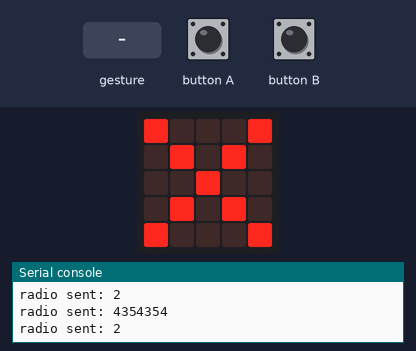
Recording of a program running on a simulated BBC micro:bit (MakeCode). On the bench: the board's 5×5 LED display, the last lines printed to the serial console. The test bench sets the inputs (shaded band). No radio messages arrive unless stated (any console line starting 'radio sent:' is added by the test bench); a tilt is held for 1.5 s and a shake lasts 1 s, then the board lies face up again.

Above: at 1.6 s.
1.7 s: button A pressed for 3.2 s
At 2.4 s:
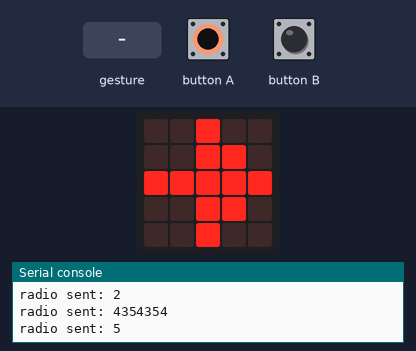
6.8 s: gesture 'tilt right'
At 8.1 s:
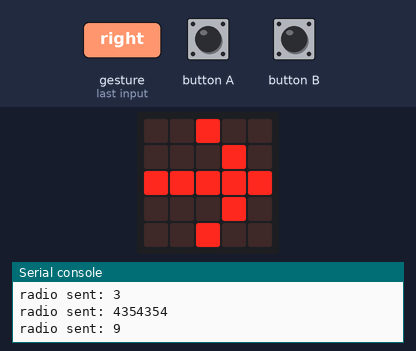
9.8 s: button B pressed for 1 s
At 10.9 s:
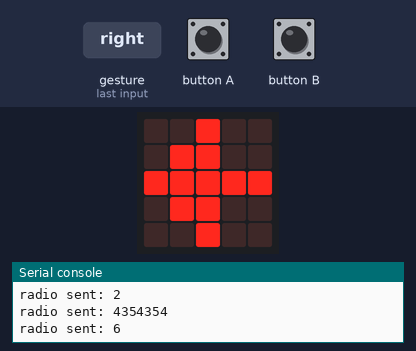
12.9 s: gesture 'tilt left'
At 14.2 s:
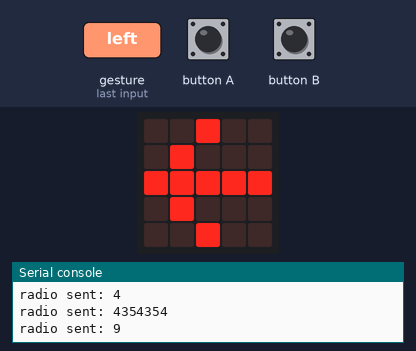
15.9 s: gesture 'logo down'
At 17.1 s:
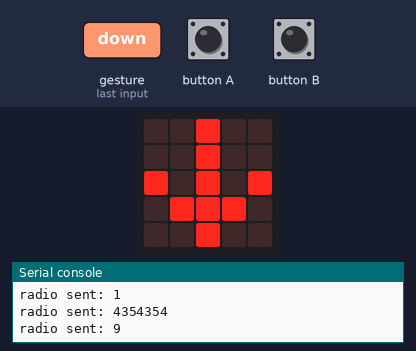
18.9 s: gesture 'logo up'
At 19.8 s:
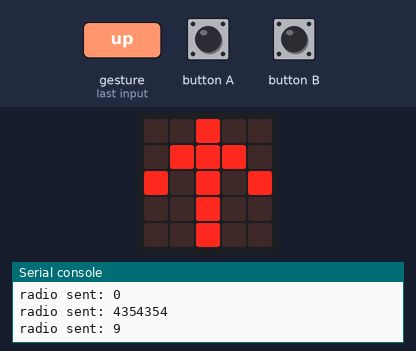
Timing chart, 0 to 21.9 s (numbered marks = the images above; inputs shaded):
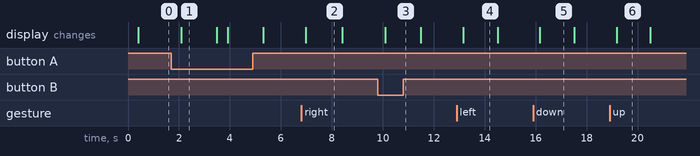

The program:

main.ts
```typescript
// 우회전4
input.onGesture(Gesture.TiltRight, function () {
    radio.sendNumber(3)
    basic.showLeds(`
        . . # . .
        . . . # .
        # # # # #
        . . . # .
        . . # . .
        `)
    basic.pause(100)
    radio.sendNumber(9)
})
// 좌회전5
input.onGesture(Gesture.TiltLeft, function () {
    radio.sendNumber(4)
    basic.showLeds(`
        . . # . .
        . # . . .
        # # # # #
        . # . . .
        . . # . .
        `)
    basic.pause(100)
    radio.sendNumber(9)
})
// 후진2
input.onGesture(Gesture.LogoDown, function () {
    radio.sendNumber(1)
    basic.showLeds(`
        . . # . .
        . . # . .
        # . # . #
        . # # # .
        . . # . .
        `)
    basic.pause(100)
    radio.sendNumber(9)
})
// 전진1
input.onGesture(Gesture.LogoUp, function () {
    radio.sendNumber(0)
    basic.showLeds(`
        . . # . .
        . # # # .
        # . # . #
        . . # . .
        . . # . .
        `)
    basic.pause(100)
    radio.sendNumber(9)
})
radio.setGroup(122)
basic.showLeds(`
    . . # . .
    . . # . .
    . . # . .
    # # # # #
    . . . . .
    `)
basic.forever(function () {
    if (input.isGesture(Gesture.ScreenUp)) {
        // 고우6
        if (input.buttonIsPressed(Button.A)) {
            radio.sendNumber(5)
            basic.showLeds(`
                . . # . .
                . . # # .
                # # # # #
                . . # # .
                . . # . .
                `)
            basic.pause(1000)
        }
        // 고좌7
        if (input.buttonIsPressed(Button.B)) {
            radio.sendNumber(6)
            basic.showLeds(`
                . . # . .
                . # # . .
                # # # # #
                . # # . .
                . . # . .
                `)
            basic.pause(1000)
        }
        // 종지3
        radio.sendNumber(2)
        basic.showLeds(`
            # . . . #
            . # . # .
            . . # . .
            . # . # .
            # . . . #
            `)
        radio.sendNumber(4354354)
    }
})
```

test.ts
```typescript
// 테스트는 여기로 이동합니다; 이 패키지가 확장으로 사용될 때 컴파일되지 않을 것 입니다.
```

Measured:
- after the input at 1.7 s, the display: changes after 0.39 s (image 1)
- after the input at 6.8 s, the display: changes after 0.18 s (image 2)
- after the input at 9.8 s, the display: changes after 0.29 s (image 3)
- after the input at 12.9 s, the display: changes after 0.26 s (image 4)
- after the input at 15.9 s, the display: changes after 0.27 s (image 5)
- after the input at 18.9 s, the display: changes after 0.28 s (image 6)
- what the display in image 1 shows lasts 1.4 s, from 2.1 s to 3.5 s
